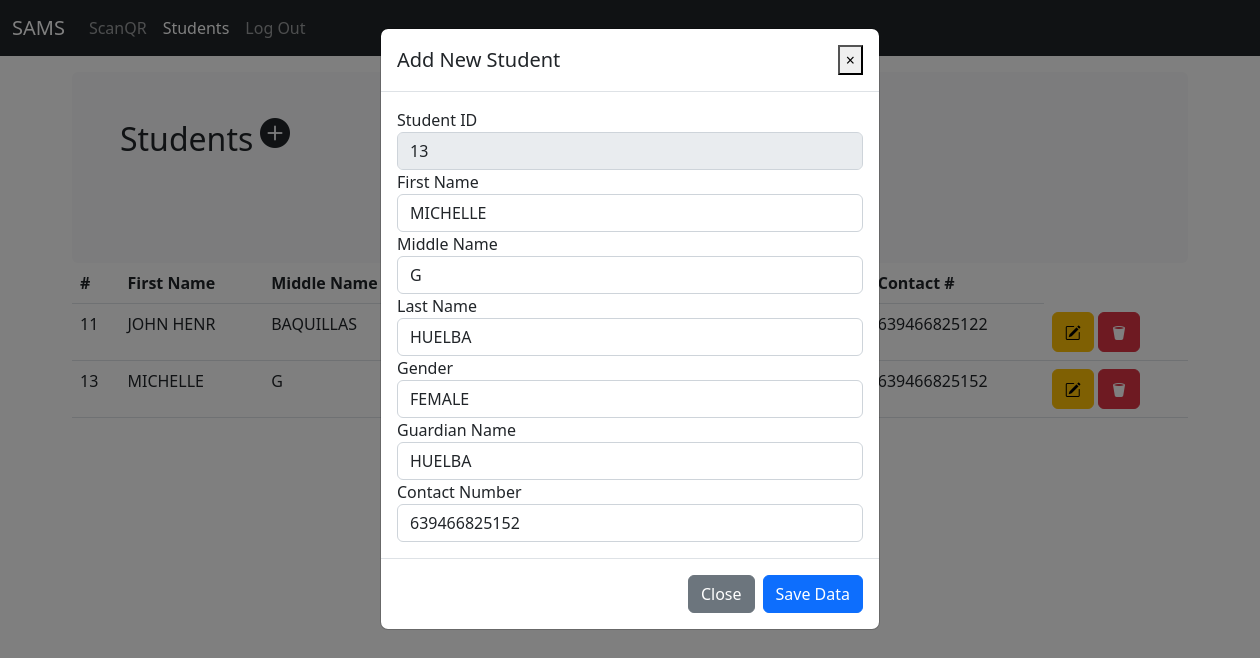
/pages/students.php?s_id=13, run on the app's committed database.
### tables this page shows
CREATE TABLE `students` (
  `studentID` int(11) NOT NULL,
  `firstname` varchar(50) NOT NULL,
  `middlename` varchar(50) NOT NULL,
  `lastname` varchar(50) NOT NULL,
  `gender` varchar(10) NOT NULL,
  `nameOfguardian` varchar(50) NOT NULL,
  `cont_of_guardian` varchar(15) NOT NULL,
  `student_password` varchar(255) NOT NULL
);

### pages/students.php (the view, shortened to what this page needs)
<?php include "../connection/connection.php";
 ?>
<!doctype html>
<html lang="en">
  <head>
    <link rel="stylesheet" href="https://cdn.jsdelivr.net/npm/bootstrap-icons@1.7.1/font/bootstrap-icons.css">
<link href="../assets/dist/css/bootstrap.min.css" rel="stylesheet">
    <link href="navbar-top-fixed.css" rel="stylesheet">
  </head>
  <body>
<nav class="navbar navbar-expand-md navbar-dark fixed-top bg-dark">
  <div class="container-fluid">
    <a class="navbar-brand" href="#">SAMS</a>
    <div class="collapse navbar-collapse" id="navbarCollapse">
      <ul class="navbar-nav me-auto mb-2 mb-md-0">
         <li class="nav-item">
          <a class="nav-link " href="scanQR.php">ScanQR</a>
        </li>
        <li class="nav-item">
          <a class="nav-link active" aria-current="page" href="students.php">Students</a>
        </li>
        <li class="nav-item">
          <a class="nav-link" href="sign_in-admin.php">Log Out</a>
        </li>
      </ul>
    </div>
  </div>
</nav>
<main class="container">
  <div class="bg-light p-5 rounded">
    <h2>Students</h2><div class="add-button"><a data-toggle="modal" data-target="#studentaddmodal" ><i class="bi bi-plus-circle-fill"></i></a></div>
        </div>
   <table class="table table-hover">
            <thead>
              <tr>
                <th scope="col">#</th>
                <th scope="col">First Name</th>
                <th scope="col">Middle Name</th>
                <th scope="col">Last Name</th>
                <th scope="col">Gender</th>
                <th scope="col">Guardian</th>
                <th scope="col">Contact #</th>
              </tr>
            </thead>
            <tbody>
<?php
if(isset($_GET['s_id']) && isset($_GET['s_id']) > 0){
 $gID = $_GET['s_id'];
 $sq = "SELECT * FROM `students` WHERE studentID = $gID";
 $query_exe = mysqli_query($db,$sq);
 if($query_exe)
    {
                   if($row = mysqli_fetch_assoc($query_exe))
                    {
                    $temp_fname = $row['firstname'];
                    $temp_mname = $row['middlename'];
                    $temp_lname = $row['lastname'];
                    $temp_gender = $row['gender'];
                    $temp_gname = $row['nameOfguardian'];
                    $temp_contact = $row['cont_of_guardian'];
 }}
}
 ?>
              <?php
$sql = "SELECT * FROM `students`";
$result = $db->query($sql);
if ($result->num_rows > 0) {
    while($row = $result->fetch_assoc()) {
        $eid = $row ['studentID'];
        $fname = $row['firstname'];
        $mname = $row['middlename'];
        $lname= $row['lastname'];
        $gender= $row['gender'];
        $gname= $row['nameOfguardian'];
        $contact = $row['cont_of_guardian'];
      echo '<tr>';
      echo '
                                <td scope="row">'.$eid.'</td>
                                <td>'.$fname.'</td>
                                <td>'.$mname.'</td>
                                <td>'.$lname.'</td>
                                <td>'.$gender.'</td>
                                <td>'.$gname.'</td>
                                <td>'.$contact.'</td>
                                <td>';
                                 echo "<a href='students.php?s_id=$eid'  class='btn btn-warning editbtn'><i class='bi bi-pencil-square'></i></a>
                                 <button class='btn btn-danger deletebtn '><i class='bi bi-trash2-fill'></i></button>
                              </th>";
                            echo '</tr>';
    }
} else {
    echo '
                              <div class="results">No Data Record </div>';
}
?>
            </tbody>
          </table>
<div class="modal fade" id="editmodal" tabindex="-1" role="dialog" aria-labelledby="exampleModalLabel"
        aria-hidden="true">
        <div class="modal-dialog" role="document">
            <div class="modal-content">
                <div class="modal-header">
                    <h5 class="modal-title" id="exampleModalLabel">Add New Student </h5>
                    <button href=<?php unset($_SESSION['s_id']); ?>type="button" class="close" data-dismiss="modal" aria-label="Close">
                        <span aria-hidden="true">&times;</span>
                    </button>
                </div>
                <form action="saveEdit.php" method="POST">
                    <div class="modal-body">
                       <div class="form-group">
                            <label> Student ID </label>
                            <input  readonly oninput="this.value = this.value.toUpperCase()" required type="text" name="sID" class="form-control" placeholder="Enter Student ID" value="<?php echo $_GET['s_id'] ?>">
                        </div>
                        <div class="form-group">
                            <label> First Name </label>
                            <input  oninput="this.value = this.value.toUpperCase()" required type="text" name="fname" class="form-control" placeholder="Enter First Name" value="<?php if(isset($_GET['s_id']) > 0 ){echo $temp_fname;}?>">
                        </div>
                        <div class="form-group">
                            <label> Middle Name </label>
                            <input  oninput="this.value = this.value.toUpperCase()" required type="text" name="mname" class="form-control" placeholder="Enter Middle Name" value="<?php if(isset($_GET['s_id']) > 0 ){echo $temp_mname;}?>">
                        </div>
                        <div class="form-group">
                            <label> Last Name </label>
                            <input  oninput="this.value = this.value.toUpperCase()" required type="text" name="lname" class="form-control" placeholder="Enter Last Name"value="<?php if(isset($_GET['s_id']) > 0 ){echo $temp_lname;}?>">
                        </div>
                        <div class="form-group">
                            <label> Gender </label>
                            <input  oninput="this.value = this.value.toUpperCase()" required type="text" name="gender" class="form-control" placeholder="Enter Gender" value="<?php if(isset($_GET['s_id']) > 0 ){echo $temp_gender;}?>">
                        </div>
                        <div class="form-group">
                            <label> Guardian Name </label>
                            <input  oninput="this.value = this.value.toUpperCase()" required type="text" name="gname" class="form-control" placeholder="Enter Guardian Name" value="<?php if(isset($_GET['s_id']) > 0 ){echo $temp_gname;}?>">
                        </div>
                         <div class="form-group">
                            <label> Contact Number </label>
                            <input required type="number" name="contact" class="form-control" placeholder="Enter Contact #" value="<?php if(isset($_GET['s_id']) > 0 ){echo $temp_contact;}?>">
                        </div>
                    </div>
                    <div class="modal-footer">
                        <button type="button" class="btn btn-secondary" data-dismiss="modal">Close</button>
                        <button type="submit" name="insertdata" class="btn btn-primary">Save Data</button>
                    </div>
                </form>
            </div>
        </div>
    </div>
</main>
  </body>
</html>

### pages/navbar-top-fixed.css (style rules this page uses)
body { min-height: 75rem; padding-top: 4.5rem; }

### pages/students.php (style rules this page uses)
.add-button { color: ; font-size: 30px; position: relative; top:-60px; right: -140px; }
.bi { vertical-align: -.125em; fill: currentColor; }

### data on the page
students: studentID "11", firstname "JOHN HENR", middlename "BAQUILLAS", cont_of_guardian "639466825122"
students: studentID "13", firstname "MICHELLE", middlename "G", cont_of_guardian "639466825152", fname "MICHELLE", mname "G", gender "FEMALE", gname "HUELBA", contact "639466825152"
